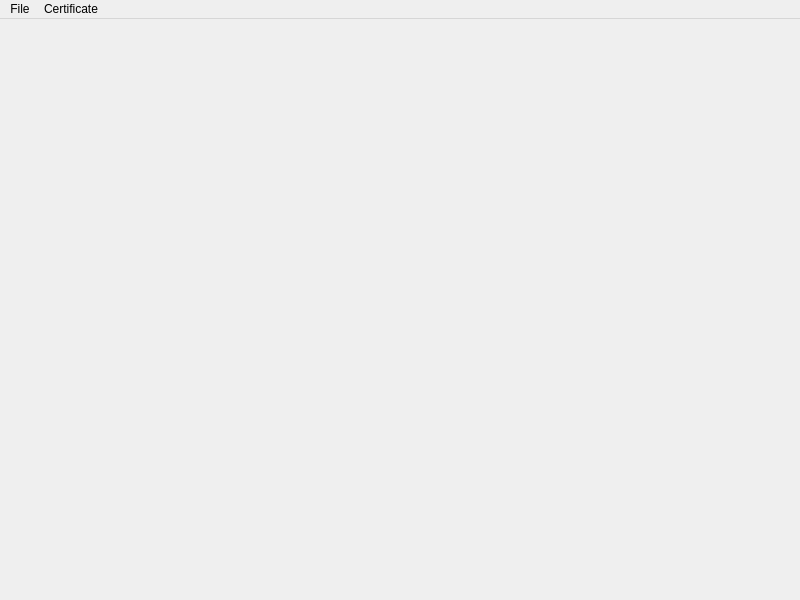
<?xml version="1.0" encoding="UTF-8"?>
<ui version="4.0">
 <class>MainWindow</class>
 <widget class="QMainWindow" name="MainWindow">
  <property name="geometry">
   <rect>
    <x>0</x>
    <y>0</y>
    <width>800</width>
    <height>600</height>
   </rect>
  </property>
  <property name="minimumSize">
   <size>
    <width>600</width>
    <height>250</height>
   </size>
  </property>
  <property name="windowTitle">
   <string>certman</string>
  </property>
  <widget class="QWidget" name="centralwidget">
   <layout class="QGridLayout" name="gridLayout" rowstretch="0" columnstretch="0">
    <property name="leftMargin">
     <number>0</number>
    </property>
    <property name="topMargin">
     <number>0</number>
    </property>
    <property name="rightMargin">
     <number>0</number>
    </property>
    <property name="bottomMargin">
     <number>0</number>
    </property>
   </layout>
  </widget>
  <widget class="QMenuBar" name="menubar">
   <property name="geometry">
    <rect>
     <x>0</x>
     <y>0</y>
     <width>800</width>
     <height>22</height>
    </rect>
   </property>
   <widget class="QMenu" name="menuFile">
    <property name="title">
     <string>File</string>
    </property>
    <addaction name="action_Import"/>
   </widget>
   <widget class="QMenu" name="menuEdit">
    <property name="title">
     <string>Certificate</string>
    </property>
    <addaction name="actionDetails"/>
    <addaction name="actionNew_Certificate"/>
   </widget>
   <addaction name="menuFile"/>
   <addaction name="menuEdit"/>
  </widget>
  <action name="action_Import">
   <property name="text">
    <string>Import certificate</string>
   </property>
   <property name="toolTip">
    <string>Import existing certificate</string>
   </property>
  </action>
  <action name="actionDetails">
   <property name="enabled">
    <bool>false</bool>
   </property>
   <property name="text">
    <string>Information</string>
   </property>
  </action>
  <action name="actionNew_Certificate">
   <property name="text">
    <string>&amp;New Certificate</string>
   </property>
  </action>
 </widget>
 <resources/>
 <connections/>
</ui>
